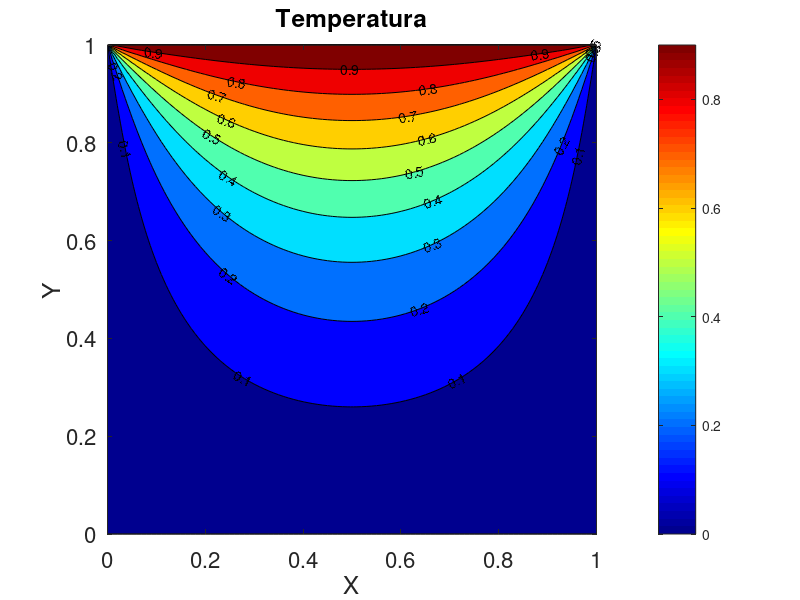
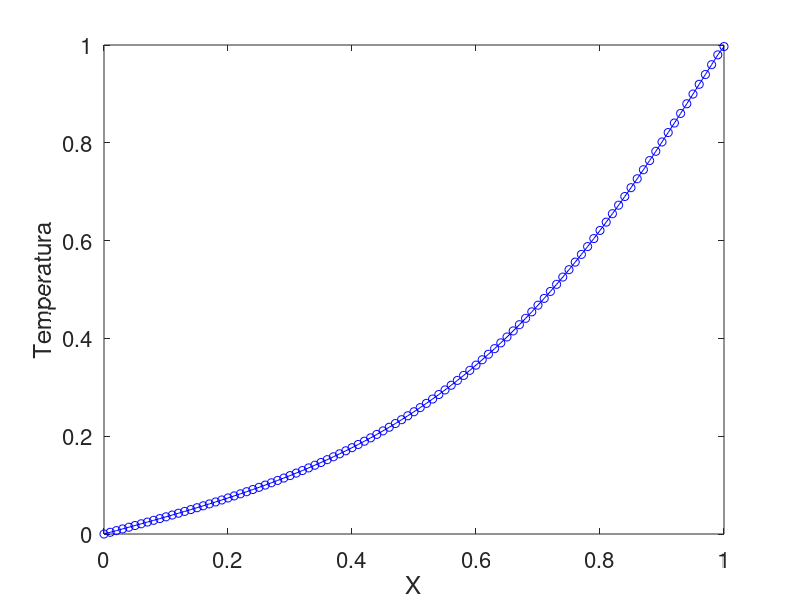

Write MATLAB code to recreate these figures, in order.
function Solucao_analitica(ishow)
% Solucao do problema de transferencia de calor 2D
% utiliza separacao de variaveis. Os resultados sao salvos em um
% arquivo .mat que pode ser lido por outra funcao.
% a variavel ishow deve ser 1 para ocultar 
% os graficos na tela

if nargin == 0
 ishow = 0;
 end
 

L = 1;
W = 1;

[x, y] = meshgrid(...
    linspace(0,L,101),...
    linspace(0,W,101));

T = zeros(size(x));

for n = 1:200
   a = ((-1)^(n+1)+1)/n;
   b = sin(n*pi*x/L);
   c = sinh(n*pi*y/L)/sinh(n*pi*W/L);
   
   T = T + 2/pi*a*b.*c;
   
end

if ishow ~= 1
	figure;
	contourf(x,y,T,0:0.1:1,'ShowText','on');
	colormap(jet); colorbar;
	set(gca(),"fontsize",16)
	xlabel("X")
	ylabel("Y")
    title("Temperatura")
	axis square

	figure;
	plot(y(x==L/2),T(x==L/2),'bo-')
	xlabel("X")
	ylabel("Temperatura")
	set(gca(),"fontsize",16)
end
save('Ex1_analitic.mat','x','y','T');

return
